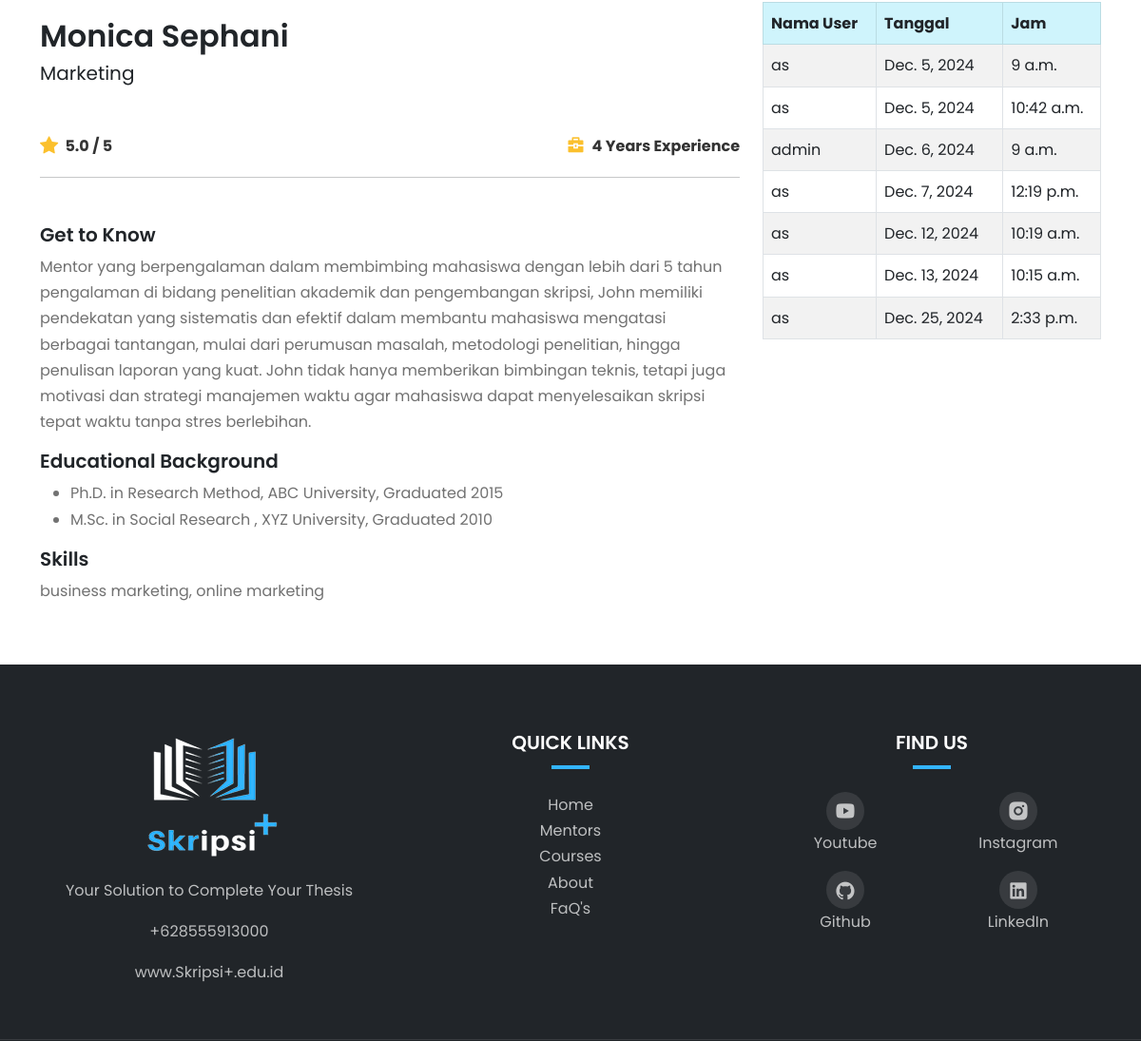
Before: /mentor/2/ (middle part) with the older database file.
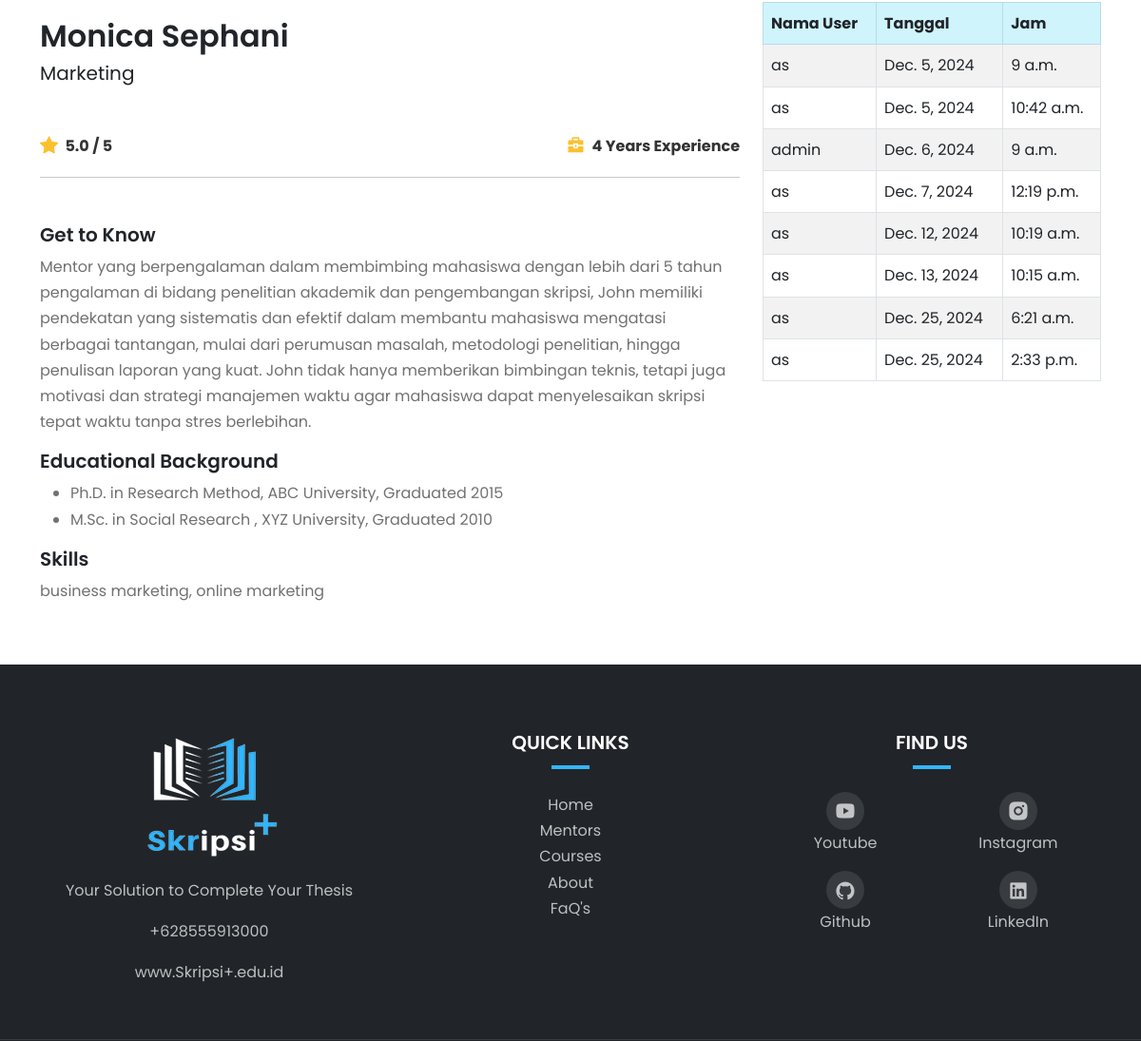
After: the same page with the newer database file.
### public_app/models.py (models this page shows, shortened)
class Booking(models.Model):
    mentor = models.ForeignKey(Mentor, on_delete=models.CASCADE, related_name="bookings")
    user = models.ForeignKey(User, on_delete=models.CASCADE)
    date = models.DateField()
    time = models.TimeField()
    class Meta:
        unique_together = ('mentor', 'date', 'time')

### public_app/views.py (the view, shortened to what this page needs)
# urls.py: path('mentor/<int:pk>/', views.mentor_detail_view, name='mentor_detail'),
def mentor_detail_view(request, pk):
    mentor = Mentor.objects.get(pk=pk)
    bookings = mentor.bookings.all().order_by('date', 'time')  # Semua booking mentor, diurutkan
    return render(request, 'dashboard_detail_mentor.html', {'mentor': mentor, 'bookings': bookings})

### public_app/templates/dashboard_detail_mentor.html (shortened to what this page needs)
{% extends 'layouts/base.html' %}
{% load static %}
{% block content %}
<div class="container mt-5 mb-5">
  <div class="row">
    <div class="col-lg-8">
      <div class="nama-dosen mt-5">
        <h2>{{ mentor.name }}</h2>
        <h5>{{ mentor.specialization }}</h5>
      </div>
      <div class="rating-dosen mt-5 d-flex justify-content-between align-items-center">
        <div class="rating d-flex align-items-center">
          <i class="bi bi-star-fill"></i>
          <span class="ms-1">{{ mentor.rating }} / 5</span>
        </div>
        <div class="rating d-flex align-items-center">
          <i class="ri-briefcase-4-fill"></i>
          <span class="ms-1">{{ mentor.experience }} Years Experience</span>
        </div>
      </div>
      <hr />
      <div class="keterangan-dosen mt-5">
        <h5>Get to Know</h5>
        <p>{{ mentor.bio }}</p>
        <h5>Educational Background</h5>
        <ul>
          {% for education in mentor.education.splitlines %}
          <li>{{ education }}</li>
          {% endfor %}
        </ul>
        <h5>Skills</h5>
        <p>{{ mentor.skills }}</p>
      </div>
    </div>
    <div class="col-lg-4">
      <table class="table table-striped table-bordered">
        <thead class="table-info text-dark">
          <tr>
            <th scope="col">Nama User</th>
            <th scope="col">Tanggal</th>
            <th scope="col">Jam</th>
          </tr>
        </thead>
        <tbody>
          {% for booking in bookings %}
            <tr>
              <td>{{ booking.user.username }}</td>
              <td>{{ booking.date }}</td>
              <td>{{ booking.time }}</td>
            </tr>
          {% empty %}
            <tr>
              <td colspan="3" class="text-center">No bookings yet.</td>
            </tr>
          {% endfor %}
        </tbody>
      </table>
    </div>
  </div>
</div>
{% endblock %}

Changed rows visible on the page:
added Booking: user.username "as", date "Dec. 25, 2024", time "6:21 a.m."
